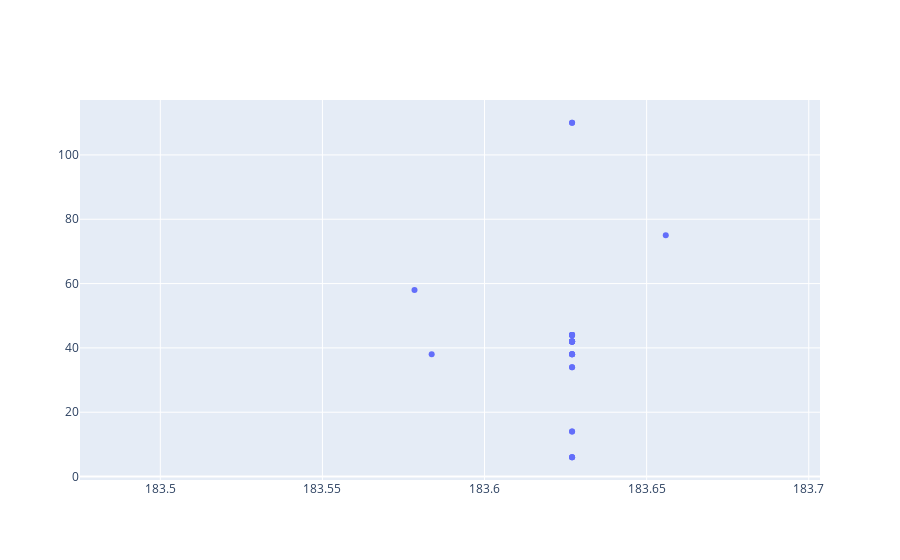

Source (notebook cell):
### Code cell
from plotly import graph_objects as go 
fig=go.Figure()
fig.add_trace(go.Scatter(y=[i[0] for i in demo_sup], x=[i[1] for i in demo_sup], mode="markers"))
fig.show()

### Figure 1 — Plotly figure (JSON) as saved in the notebook; plotly's stock layout.template omitted (floating-point values rounded to 4 significant figures)
{"data": [{"mode": "markers", "type": "scatter", "x": [183.6, 183.6, 183.6, 183.6, 183.6, 183.6, 183.6, 183.6, 183.6, 183.6, 183.6, 183.6, 183.6, 183.6, 183.6, 183.6, 183.6, 183.6, 183.6, 183.6, 183.6, 183.6, 183.6, 183.6, 183.6, 183.6, 183.6, 183.6, 183.6, 183.5, 183.7, 183.5, 183.6, 183.5, 183.6, 183.6, 183.7, 183.5, 183.7, 183.7], "y": [44, 110, 110, 42, 14, 6, 42, 42, 42, 6, 44, 42, 6, 44, 34, 38, 38, 44, 42, 34, 38, 38, 44, 44, 14, 38, 42, 42, 42, null, 75, null, 58, null, null, null, null, null, null, null]}], "layout": {}}
